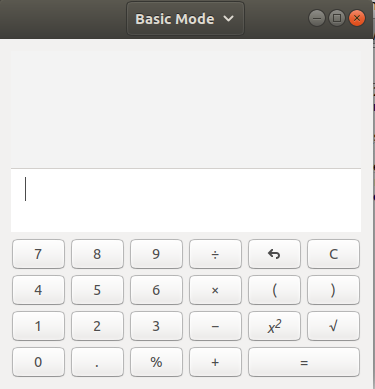
#> input picture _python-imagesearch/simple-template-matching/calculatorUI.png, 375 x 389 px
$ python button_detect.py
#> lines starting #> are read from the running program, lines starting #| are printed output that depends on the picture; after the words box and inside, x2 and y2 are one past the last pixel; in counts of white or black regions, pixels touching at a corner belong together
#> further down, img is the input picture: shape (389, 375, 3); mean B, G, R 224.4, 225.4, 226.1
'''
Simple "Square Detector" program.
Loads several images sequentially and tries to find squares in each image.
'''

# Python 2/3 compatibility
import sys
PY3 = sys.version_info[0] == 3

if PY3:
    xrange = range

import numpy as np
import cv2 as cv
import imutils


def angle_cos(p0, p1, p2):
    d1, d2 = (p0-p1).astype('float'), (p2-p1).astype('float')
    return abs( np.dot(d1, d2) / np.sqrt( np.dot(d1, d1)*np.dot(d2, d2) ) )

def find_squares(img):
    img = cv.GaussianBlur(img, (5, 5), 0)
    cv.imshow('Blur', img)
    cv.waitKey(0)
    squares = []
    for gray in cv.split(img):
        for thrs in xrange(0, 255, 26):
            if thrs == 0:
                bin = cv.Canny(gray, 0, 50, apertureSize=5)
                bin = cv.dilate(bin, None)
                # cv.imshow('squares', bin)
                # cv.waitKey(0)
            else:
                _retval, bin = cv.threshold(gray, thrs, 255, cv.THRESH_BINARY)

            cv.imshow('Threshold', bin)
            cv.waitKey(0)

            contours = cv.findContours(bin, cv.RETR_LIST, cv.CHAIN_APPROX_SIMPLE)
            contours = imutils.grab_contours(contours)
            contours = sorted(contours, key=cv.contourArea, reverse=True)[:5]

            # cv.drawContours(img, contours, -1, (0, 255, 0), 3)

            for cnt in contours:
                cnt_len = cv.arcLength(cnt, True)
                cnt = cv.approxPolyDP(cnt, 0.02*cnt_len, True)
                if len(cnt) == 4 and cv.contourArea(cnt) > 330 \
                        and cv.isContourConvex(cnt):
                    cnt = cnt.reshape(-1, 2)
                    max_cos = np.max([angle_cos( cnt[i], cnt[(i+1) % 4], cnt[(i+2) % 4] ) for i in xrange(4)])
                    if max_cos < 0.1:
                        squares.append(cnt)

    return squares


def adaptive_squares  (img):

    squares = []
    img = cv.cvtColor(img, cv.COLOR_BGR2GRAY)
#> img: shape (389, 375)

    # img = cv.GaussianBlur(img, (5, 5), 0)
    # cv.imshow('Blur', img)
    # cv.waitKey(0)

    # global thresholding
    ret1, th1 = cv.threshold(img, 127, 255, cv.THRESH_BINARY)
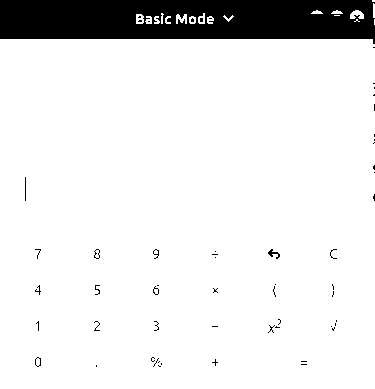
#> th1: shape (389, 375); 90.1% white; 57 black regions (49 under 20 px), largest, box (x1, y1, x2, y2) and area: (0, 0, 375, 44) 13968, (268, 249, 280, 259) 48, (25, 177, 26, 201) 24

    # Otsu's thresholding
    ret2, th2 = cv.threshold(img, 0, 255, cv.THRESH_BINARY + cv.THRESH_OTSU)
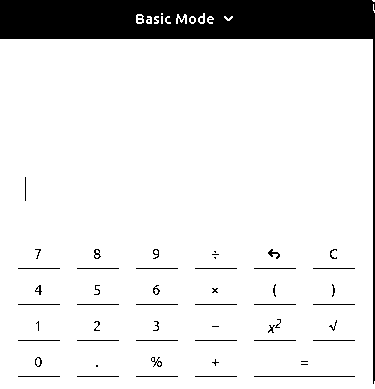
#> th2: shape (389, 375); 88.7% white; 58 black regions (18 under 20 px), largest, box (x1, y1, x2, y2) and area: (0, 0, 375, 384) 14897, (254, 376, 355, 377) 101, (268, 249, 280, 259) 49
#> ret2 = 164

    # Otsu's thresholding after Gaussian filtering
    blur = cv.GaussianBlur(img, (5, 5), 0)
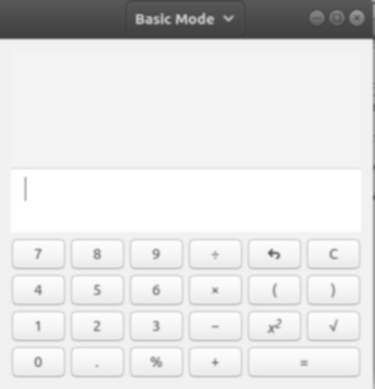
#> blur: shape (389, 375); min 61, max 255, mean 225.5
    ret3, th3 = cv.threshold(blur, 0, 255, cv.THRESH_BINARY + cv.THRESH_OTSU)
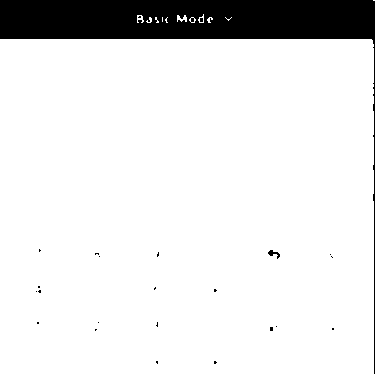
#> th3: shape (389, 375); 89.8% white; 24 black regions (22 under 20 px), largest, box (x1, y1, x2, y2) and area: (0, 0, 375, 374) 14780, (268, 250, 280, 259) 46
#> ret3 = 162

    bin = cv.Canny(img, 0, 50, apertureSize=5)
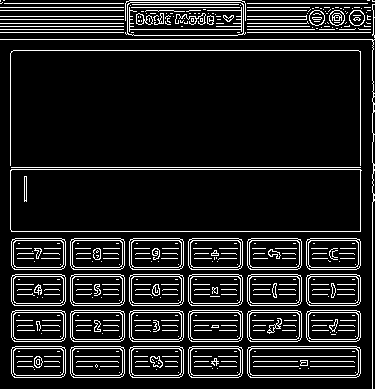
#> bin: shape (389, 375); 11.7% white in thin lines or dots

    cv.imshow('Global', th1)
    cv.imshow('Otsu', th2)
    cv.imshow('Global=>Otsu', th3)
    cv.imshow('blur->canny', bin)

    contours = cv.findContours(bin, cv.RETR_LIST, cv.CHAIN_APPROX_SIMPLE)
#> contours = 527 contours, 384 with area under 20; largest, box (x1, y1, x2, y2) and area: (10, 169, 362, 232) 21699, (10, 169, 361, 232) 21695, (125, 2, 246, 36) 3810, (127, 2, 244, 36) 3804, (247, 346, 361, 378) 3481
    contours = imutils.grab_contours(contours)
    contours = sorted(contours, key=cv.contourArea, reverse=True)[:5]
#> contours = 5 contours; box (x1, y1, x2, y2) and area: (10, 169, 362, 232) 21699, (10, 169, 361, 232) 21695, (125, 2, 246, 36) 3810, (127, 2, 244, 36) 3804, (247, 346, 361, 378) 3481

    # cv.drawContours(img, contours, -1, (0, 255, 0), 3)

    for cnt in contours:
        cnt_len = cv.arcLength(cnt, True)
        cnt = cv.approxPolyDP(cnt, 0.02 * cnt_len, True)
        if len(cnt) == 4 and cv.contourArea(cnt) > 330 \
                and cv.isContourConvex(cnt):
            cnt = cnt.reshape(-1, 2)
            max_cos = np.max([angle_cos(cnt[i], cnt[(i + 1) % 4], cnt[(i + 2) % 4]) for i in xrange(4)])
            if max_cos < 0.1:
                squares.append(cnt)
#> this loop made 5 passes
#> (cnt_len, cnt, max_cos) on passes 1 to 5: (823.7, [[10, 170], [11, 231], [360, 231], [360, 169]], 0.0164), (820.5, [[10, 171], [359, 169], [360, 230], [12, 231]], 0.0304), (309.5, [[127, 4], [126, 34], [245, 33], [240, 2]], 0.151), (291.8, [[127, 5], [240, 2], [243, 32], [132, 35]], 0.138), (282.1, [[247, 349], [250, 377], [360, 373], [356, 346]], 0.119)
#> after the loop, max_cos = 0.119; squares = [[[10, 170], [11, 231], [360, 231], [360, 169]], [[10, 171], [359, 169], [360, 230], [12, 231]]]

    return squares


if __name__ == '__main__':
    from glob import glob
    # for fn in glob('calculatorUI.png'):
    # for fn in glob('winCalculator.bmp'):
    fn = 'calculatorUI.png'
    # fn = 'winCalculator.bmp'
    # fn = 'UIView.gif'
    img = cv.imread(fn)

    # squares = find_squares(img)
    squares = adaptive_squares(img)
    cv.drawContours( img, squares, -1, (0, 255, 0), 3 )
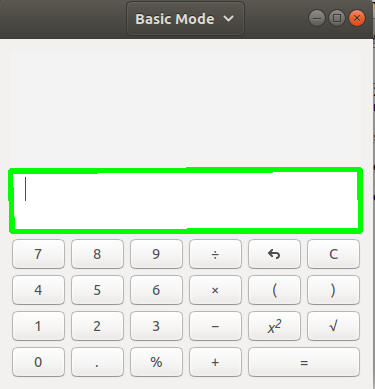
#> img: shape (389, 375, 3); 3.08% of pixels changed, all inside (x1, y1, x2, y2) = (8, 167, 363, 234)
    cv.imshow('squares', img)
    cv.waitKey(0)
    cv.destroyAllWindows()

$ run again, with _python-imagesearch/simple-template-matching/winCalculator.bmp saved as _python-imagesearch/simple-template-matching/calculatorUI.png
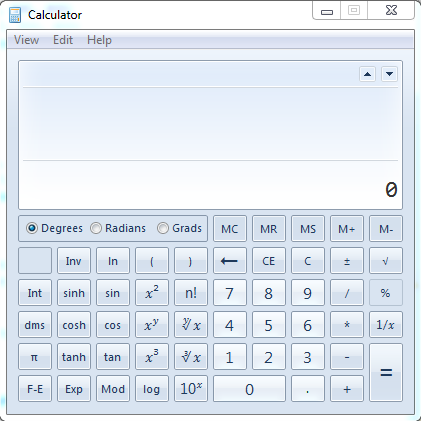
#> input picture _python-imagesearch/simple-template-matching/winCalculator.bmp, 421 x 421 px
#> img is the input picture: shape (421, 421, 3); mean B, G, R 240.5, 231.7, 224.2
#> in adaptive_squares, `ret1, th1 = cv.threshold(img, 127, 255, cv.THRESH_BINARY)`:
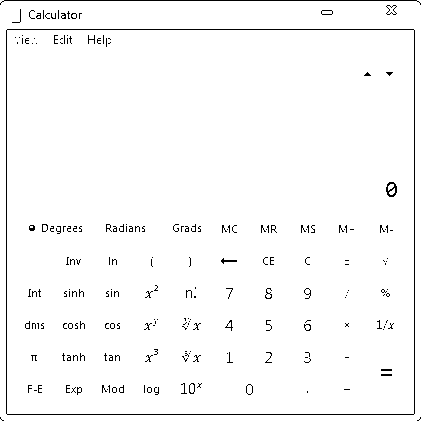
#> th1: shape (421, 421); 97.6% white; black in thin lines or dots
#> th2: shape (421, 421); 92.5% white; black in thin lines or dots
#> ret2 = 186
#> th3: shape (421, 421); 53.9% white; 27 black regions (5 under 20 px), largest, box (x1, y1, x2, y2) and area: (1, 28, 417, 416) 78450, (0, 0, 421, 20) 1015, (27, 9, 82, 20) 453
#> ret3 = 229
#> bin: shape (421, 421); 22% white in thin lines or dots
#> in adaptive_squares, `contours = cv.findContours(bin, cv.RETR_LIST, cv.CHAIN_APPROX_SIMPLE)`: contours = 933 contours, 559 with area under 20; largest, box (x1, y1, x2, y2) and area: (5, 28, 416, 416) 158668, (5, 28, 416, 416) 158662, (7, 30, 414, 414) 155496, (7, 49, 414, 414) 147779, (17, 59, 404, 211) 58284
#> in adaptive_squares, `contours = sorted(contours, key=cv.contourArea, reverse=True)[:5]`: contours = 5 contours; box (x1, y1, x2, y2) and area: (5, 28, 416, 416) 158668, (5, 28, 416, 416) 158662, (7, 30, 414, 414) 155496, (7, 49, 414, 414) 147779, (17, 59, 404, 211) 58284
#> the loop in adaptive_squares, `for cnt in contours:` made 5 passes
#> (cnt_len, cnt, max_cos) on passes 1 to 5: (1591.7, [[5, 29], [6, 415], [415, 414], [414, 28]], 0.000146), (1589.3, [[5, 30], [413, 28], [415, 413], [7, 415]], 0.000293), (1575.7, [[7, 31], [8, 413], [413, 412], [412, 30]], 0.000149), (1536.5, [[7, 50], [412, 49], [413, 411], [9, 413]], 0.00304), (1071.7, [[17, 60], [18, 210], [403, 209], [402, 59]], 0.00407)
#> after the loop in adaptive_squares, `for cnt in contours:`: max_cos = 0.00407; squares = [[[5, 29], [6, 415], [415, 414], [414, 28]], [[5, 30], [413, 28], [415, 413], [7, 415]], [[7, 31], [8, 413], [413, 412], [412, 30]], [[7, 50], [412, 49], [413, 411], [9, 413]], [[17, 60], [18, 210], [403, 209], [402, 59]]]
#> `cv.drawContours( img, squares, -1, (0, 255, 0), 3 )`:
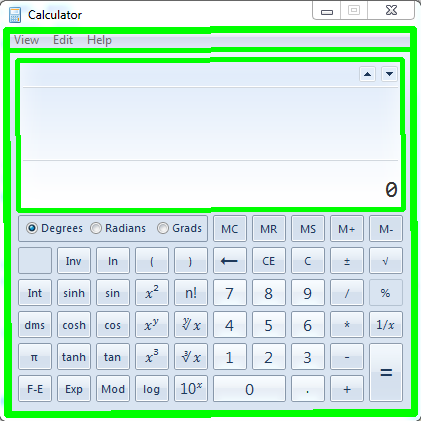
#> img: shape (421, 421, 3); 10.6% of pixels changed, all inside (x1, y1, x2, y2) = (3, 26, 418, 418)
